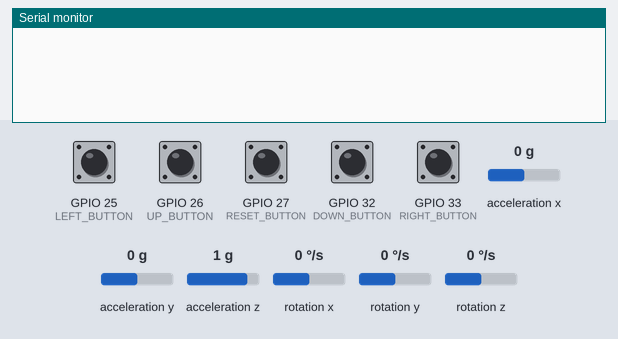
The sketch below on a simulated ESP32. Parts: the last lines printed to the serial monitor. The inputs (shaded band) are chosen by the test bench; at power-on: GPIO 25 (LEFT_BUTTON), GPIO 26 (UP_BUTTON), GPIO 27 (RESET_BUTTON), GPIO 32 (DOWN_BUTTON), GPIO 33 (RIGHT_BUTTON) HIGH, acceleration x 0 g, acceleration y 0 g, acceleration z 1 g, rotation x 0 °/s, rotation y 0 °/s, rotation z 0 °/s. USB keyboard and mouse output is not drawn.

Above: at 4.2 s.
4.3 s: GPIO 25 (LEFT_BUTTON) pulled LOW for 0.15 s
At 5.3 s:
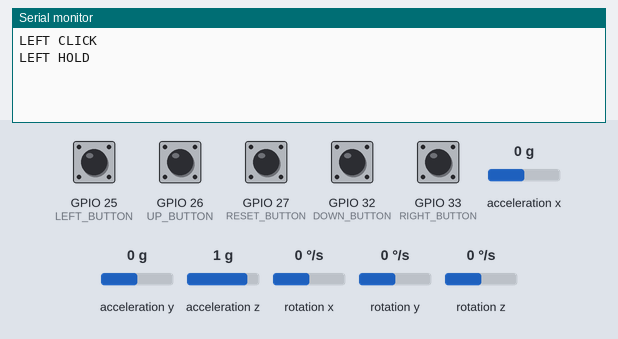
5.9 s: GPIO 26 (UP_BUTTON) pulled LOW for 0.15 s
At 7.2 s:
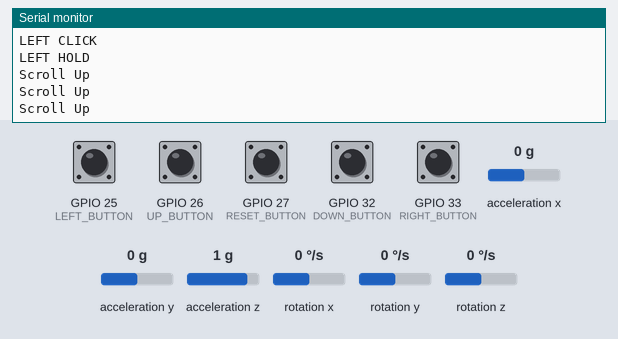
7.5 s: GPIO 27 (RESET_BUTTON) pulled LOW for 0.15 s
At 8.1 s:
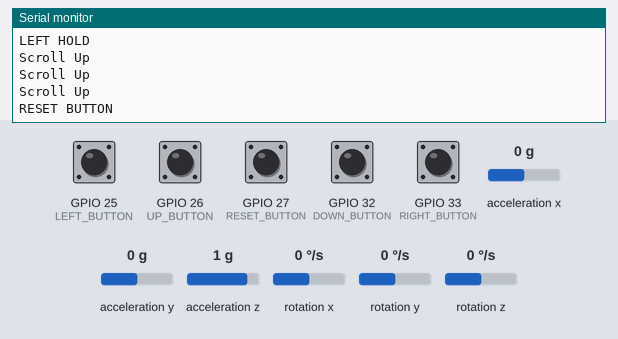
9.1 s: GPIO 32 (DOWN_BUTTON) pulled LOW for 0.15 s
At 9.7 s:
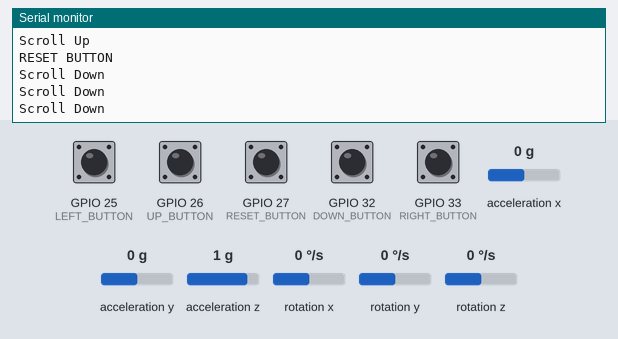
10.7 s: GPIO 33 (RIGHT_BUTTON) pulled LOW for 0.15 s
At 11.5 s:
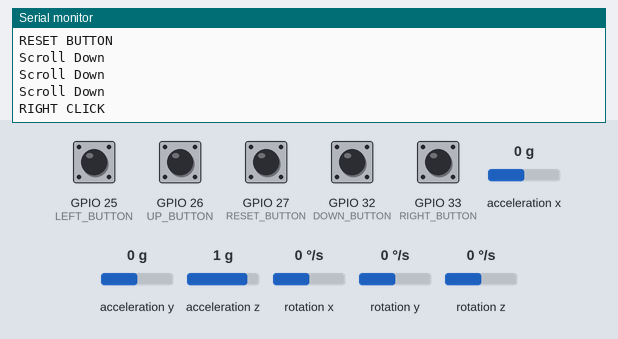

Measured:
- after the input at 4.3 s, the serial monitor: prints a new line at once (image 1)
- after the input at 5.9 s, the serial monitor: prints a new line at once (image 2)
- after the input at 7.5 s, the serial monitor: prints a new line at once (image 3)
- after the input at 9.1 s, the serial monitor: prints a new line at once (image 4)
- after the input at 10.7 s, the serial monitor: prints a new line at once (image 5)

The sketch:

Gyro_Mouse.ino
```cpp
#include <Wire.h>
#include <MPU6050_tockn.h>
#include <BleMouse.h>

// MPU6050 GPIO pins
#define SDA_PIN 14
#define SCL_PIN 13

// Button pins
#define RESET_BUTTON 27
#define UP_BUTTON 26
#define LEFT_BUTTON 25
#define RIGHT_BUTTON 33
#define DOWN_BUTTON 32

// init MPU
MPU6050 mpu6050(Wire);
float gx, gy, gz; // gyroscope for x, y, z

// how far to turn in order to register movement
// ignores small movement/noise
const int16_t deadZone = 10;
const float sensitivity = 0.5; // mouse sensitivity

// init blemouse
BleMouse bleMouse("Gyro Mouse", "Gorav", 100);

// vars
const int debounce = 20;
bool left_hold = false; // for drag / drag select
const int CenterX = 960;
const int CenterY = 540;

// check if between +/-127 and return num inrange of +/-127
int betweenNums(int num){
  if (num >= 127){
    num = 127;
  } else if(num <= -127){
    num = -127;
  } else{
    num = num;
  }
  return num;
}

// bleMouse.move() only moves within +/-127 pixels
// move cursor by a specific amount of pixels
void cursorMove(int dx, int dy){
  while (dx != 0 || dy != 0){
    int stepx = betweenNums(dx);
    int stepy = betweenNums(dy);
    bleMouse.move(stepx, stepy);
    dx -= stepx;
    dy -= stepy;
    delay(debounce/4);
  }
}

// get values from mp6050
void getMotion(void){
  gx=mpu6050.getGyroX(); // get gyror x-axis
  gy=mpu6050.getGyroY(); // get gyroscoposcope fe for y-axis
  gz=mpu6050.getGyroZ(); // get gyroscope for z-axis
}

void setup() {
  Serial.begin(115200);

  // Button setups
  pinMode(UP_BUTTON, INPUT_PULLUP);
  pinMode(DOWN_BUTTON, INPUT_PULLUP);
  pinMode(LEFT_BUTTON, INPUT_PULLUP);
  pinMode(RIGHT_BUTTON, INPUT_PULLUP);
  pinMode(RESET_BUTTON, INPUT_PULLUP);

  // MPU setups
  Wire.begin(SDA_PIN, SCL_PIN);
  mpu6050.begin();
  mpu6050.calcGyroOffsets(true);

  // blemouse setup
  bleMouse.begin();
}

void loop() {

  if (bleMouse.isConnected()){
    mpu6050.update();
    getMotion();
    // if movement is less than deadzone ingore it
    if(fabs(gx) < deadZone){gx = 0;}
    if(fabs(gy) < deadZone){gy = 0;}
    if(fabs(gz) < deadZone){gz = 0;}
    int x_movement = (int)(sensitivity * gx);
    int y_movement = (int)(sensitivity * gy);
    int z_movement = (int)(sensitivity * gz);
    bleMouse.move(betweenNums(-z_movement), betweenNums(-x_movement)); // yaw(-gz)-> x movement pitch(-gx)-> y movement

    // up button
    if (digitalRead(UP_BUTTON) == LOW){
      Serial.printf("Scroll Up\n");
      bleMouse.move(0, 0, 1, 0);
      delay(debounce*2);
    }

    // down button
    if (digitalRead(DOWN_BUTTON) == LOW){
      Serial.printf("Scroll Down\n");
      bleMouse.move(0, 0, -1, 0);
      delay(debounce*2);
    }

    // left click button
    if (digitalRead(LEFT_BUTTON) == LOW && !left_hold){
      delay(debounce);
      if (digitalRead(LEFT_BUTTON) == LOW){
        Serial.printf("LEFT CLICK\n");
        bleMouse.press(MOUSE_LEFT);
        left_hold = true;
        delay(debounce);
      }
    }

    // left hold
    if (digitalRead(LEFT_BUTTON) == HIGH && left_hold) {
      if (digitalRead(LEFT_BUTTON) == HIGH) {
        Serial.printf("LEFT HOLD\n");
        bleMouse.release(MOUSE_LEFT);
        left_hold = false;
        delay(debounce);
      }
    }


    // right button
    if (digitalRead(RIGHT_BUTTON) == LOW){
      delay(debounce);
      if (digitalRead(RIGHT_BUTTON) == LOW){
        Serial.printf("RIGHT CLICK\n");
        bleMouse.click(MOUSE_RIGHT);
        while (digitalRead(RIGHT_BUTTON) == LOW);
          delay(debounce);
      }
    }

    // reset button
    if (digitalRead(RESET_BUTTON) == LOW){
      delay(debounce);
      if (digitalRead(RESET_BUTTON) == LOW){
        Serial.printf("RESET BUTTON\n");
        // move to bottom right
        cursorMove(10000, 10000);
        cursorMove(-CenterX, -CenterY);
        while (digitalRead(RESET_BUTTON) == LOW);
          delay(debounce);
      }
    }

    delay(debounce/2);
  }
}
```
